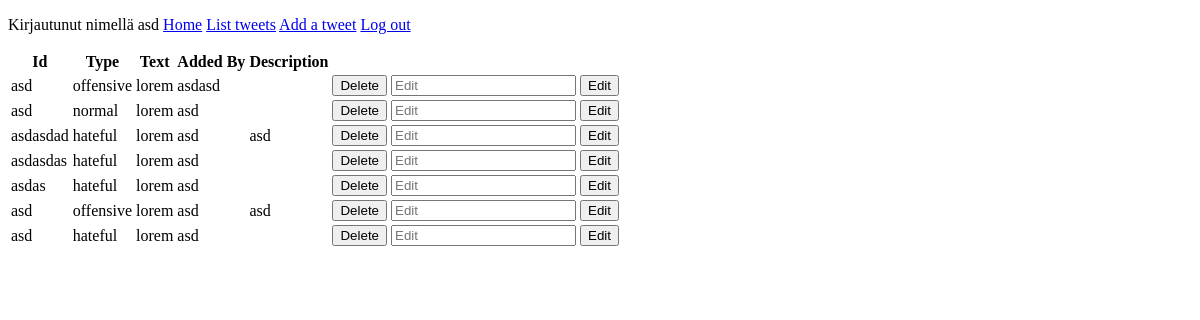
/tweets/1 (signed in), run on an earlier commit of the app's database.
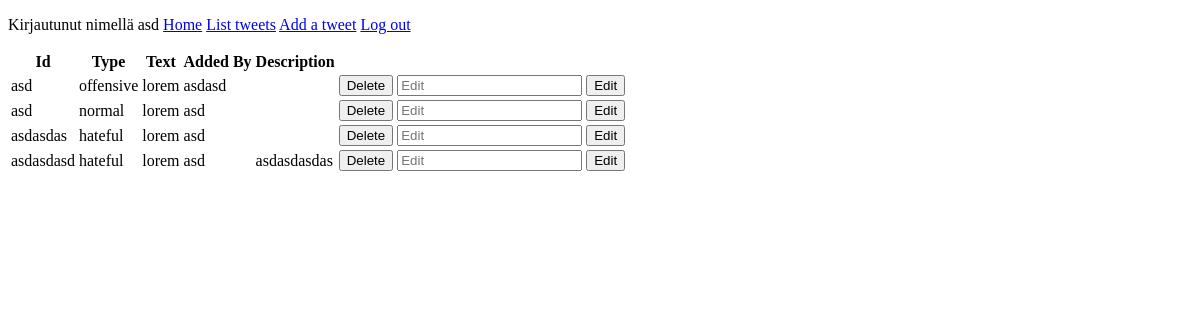
And on a later commit of the database.
### application/tweets/models.py (models this page shows, shortened)
class Tweet(db.Model):
    id = db.Column(db.Integer, primary_key=True)
    date_created = db.Column(db.DateTime, default=db.func.current_timestamp())
    date_modified = db.Column(db.DateTime, default=db.func.current_timestamp(),
    onupdate=db.func.current_timestamp())
    tweetid = db.Column(db.String(100))
    tweettype = db.Column(db.String(100))
    tweettext = db.Column(db.String(300))
    addedby = db.Column(db.String(100))
    tweetdescription = db.Column(db.String(100))
    account_id = db.Column(db.Integer, db.ForeignKey('account.id'),
                           nullable=False)

### application/tweets/views.py (the view)
@app.route("/tweets/<id>")
@login_required
def tweets_view(id):
    tweets = []
    tweets = db.session().query(Tweet).filter(Tweet.id.contains(id))
    return render_template('tweets/tweet.html', tweets = tweets)

### application/__init__.py (called while the page is built)
@login_manager.user_loader
def load_user(user_id):
    return User.query.get(user_id)

### application/templates/tweets/tweet.html (shortened to what this page needs)
{% extends "layout.html" %}
{% block body %}
  <p>
<table>
    <tr>
      <th>Id</th>
      <th>Type</th>
      <th>Text</th>
      <th>Added By</th>
        <th>Description</th>
      <th></th>
    </tr>
    {% for tweet in tweets %}
    <tr>
        <td>{{ tweet.tweetid }}</td>
        <td>{{ tweet.tweettype }}</td>
        <td>{{ tweet.tweettext }}</td>
        <td>{{ tweet.addedby }}</td>
        <td>{{ tweet.tweetdescription }}</td>
        <td>
                        <form method="POST" action="{{ url_for('tweet_delete', id = tweet.id) }}">
                            <input type="submit" value="Delete">
                        </form>
        </td>
        <td>
            <div>
            <form method="POST" action="{{ url_for('tweet_edit', id = tweet.id) }}">
                <input type="text" name="tweetdescription" placeholder="Edit"/>
                <input type="submit" value="Edit">
            </form>
                </div>
        </td>
    </tr>
    {% endfor %}
  </table>  </p>
{% endblock %}

What changed in the data, as far as the page shows it:
removed Tweet: tweetid "asdasdad", tweettype "hateful", tweettext "lorem", addedby "asd", tweetdescription "asd"
removed Tweet: tweetid "asd", tweettype "offensive", tweettext "lorem", addedby "asd", tweetdescription "asd"
removed Tweet: tweetid "asd", tweettype "hateful", tweettext "lorem", addedby "asd"
changed Tweet: tweetid "asdas" → "asdasdasd"; tweetdescription (not shown) → "asdasdasdas"
